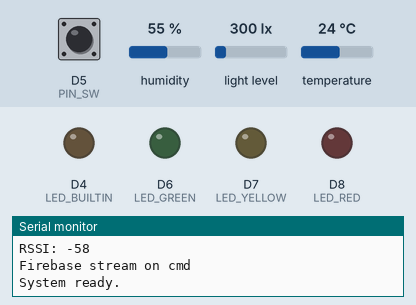
The program below on a simulated ESP8266 (NodeMCU). Parts: output pins drawn as LEDs (lit = HIGH, except the on-board LED, lit = LOW), the last lines printed to the serial monitor. Inputs (shaded band) come from the test bench; at power-on: D5 (PIN_SW) HIGH, humidity 55 %, light level 300 lx, temperature 24 °C. WiFi joins after 1.5 s; servers stay silent unless stated.

Above: at 2.8 s.
2.9 s: D5 (PIN_SW) pulled LOW for 1 s
At 3.3 s:
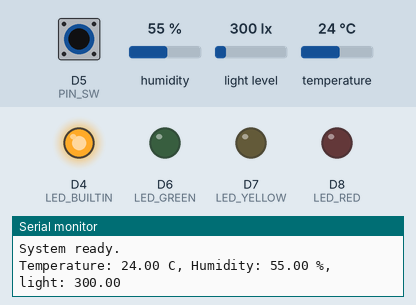
8.4 s: D5 (PIN_SW) pulled LOW for 3.2 s
At 12.2 s:
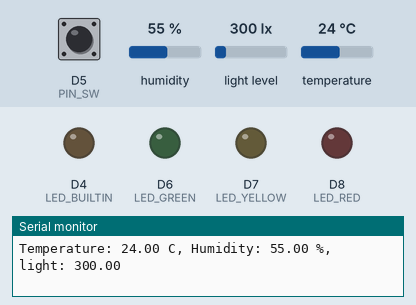
Timing chart, 0 to 13.7 s (numbered marks = the images above; inputs shaded):
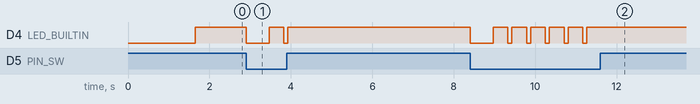

The program:

main.cpp
```cpp
/*
Google Firebase control and monitoring
* Control led:
  - cmd/LedGreen
  - cmd/LedRed
  - cmd/LedYellow
* Receive sensor data
  - data/humidity
  - data/temperature
  - data/light
*/
#include <Arduino.h>
#include <Ticker.h>
#if defined(ESP32)
  #include <WiFi.h>
#elif defined(ESP8266)
  #include <ESP8266WiFi.h>
#endif
#include <Wire.h>
#include "BH1750.h"
#include "DHTesp.h" // Click here to get the library: http://librarymanager/All#DHTesp
#include "firebase.h"
#include "device.h"

const char* ssid = "Steff-IoT";
const char* password = "steffiot123";

Ticker timerPublish, ledOff;
DHTesp dht;
BH1750 lightMeter;

void WifiConnect();
void onSendSensor();

void setup() {
  Serial.begin(115200);
  pinMode(LED_BUILTIN, OUTPUT);
  pinMode(LED_RED, OUTPUT);
  pinMode(LED_GREEN, OUTPUT);
#if defined(ESP8266)
  pinMode(LED_YELLOW, OUTPUT);
#endif
  pinMode(PIN_SW, INPUT_PULLUP);
  dht.setup(PIN_DHT, DHTesp::DHT11);
  Wire.begin(PIN_SDA, PIN_SCL);
  lightMeter.begin(BH1750::CONTINUOUS_HIGH_RES_MODE, 0x23, &Wire);

  WifiConnect();
  Firebase_Init("cmd");
  Serial.println("System ready.");
  digitalWrite(LED_BUILTIN, LED_BUILTIN_OFF);
}

void loop() {
  if (digitalRead(PIN_SW)==0)
  {
    onSendSensor();
  }
}

void onSendSensor()
{
  digitalWrite(LED_BUILTIN, LED_BUILTIN_ON);
  float humidity = dht.getHumidity();
  float temperature = dht.getTemperature();
  float lux = lightMeter.readLightLevel();
  if (dht.getStatus()==DHTesp::ERROR_NONE)
  {
    Serial.printf("Temperature: %.2f C, Humidity: %.2f %%, light: %.2f\n",
      temperature, humidity, lux);
    Firebase.RTDB.setFloat(&fbdo, "/data/temperature", temperature);
    Firebase.RTDB.setFloat(&fbdo, "/data/humidity", humidity);
  }
  else
    Serial.printf("Light: %.2f lx\n", lux);

  Firebase.RTDB.setFloat(&fbdo, "/data/light", lux);

  ledOff.once_ms(100, [](){
      digitalWrite(LED_BUILTIN, LED_BUILTIN_OFF);
  });
}

void onFirebaseStream(FirebaseStream data)
{
  Serial.printf("onFirebaseStream: %s %s %s %s\n", data.streamPath().c_str(),
    data.dataPath().c_str(), data.dataType().c_str(), data.stringData().c_str());

  if (data.dataType()=="int")
  {
    String strDev = data.dataPath().substring(1);
    byte nValue = data.stringData().charAt(0)-'0';
    Serial.printf("Device: %s -> %d\n", strDev.c_str(), nValue);

    if (nValue>=0 && nValue<=1)
    {
      if (strDev=="LedRed")
        digitalWrite(LED_RED, nValue);
      if (strDev=="LedGreen")
        digitalWrite(LED_GREEN, nValue);
    #ifdef ESP8266
      if (strDev=="LedYellow")
        digitalWrite(LED_YELLOW, nValue);
    #endif
    }
  }
}

void WifiConnect()
{
  WiFi.mode(WIFI_STA);
  WiFi.begin(ssid, password);
  while (WiFi.waitForConnectResult() != WL_CONNECTED) {
    Serial.println("Connection Failed! Rebooting...");
    delay(5000);
    ESP.restart();
  }
  Serial.print("System connected with IP address: ");
  Serial.println(WiFi.localIP());
  Serial.printf("RSSI: %d\n", WiFi.RSSI());
}
```

device.h
```cpp
#if defined(ESP8266)
  #define PIN_SW     D5
  #define PIN_SCL    D1
  #define PIN_SDA    D2
  #define PIN_DHT    D3
  #define PIN_SW     D5
  #define LED_GREEN  D6
  #define LED_YELLOW D7
  #define LED_RED    D8
#elif defined(ESP32)
  #if !defined(LED_BUILTIN) // ESP32Cam
    #define LED_BUILTIN 33
  #endif
  #define LED_FLASH   4
  #define LED_RED     2
  // #define LED_YELLOW 12
  #define LED_GREEN  12
  #define PIN_SW      0
  #define PIN_DHT    13 // pin 2, 12: program failed, 16: dht read error
  #define PIN_SDA    14
  #define PIN_SCL    15
#endif

#define LED_BUILTIN_ON  0
#define LED_BUILTIN_OFF 1

#define LED_ON  1
#define LED_OFF 0
```

firebase.h
```cpp
#ifndef __FIREBASE_H__
#define __FIREBASE_H__
#include <Firebase_ESP_Client.h>
//Define FirebaseESP8266 data object
extern FirebaseData fbdo;

void Firebase_Init(const String& streamPath);
void onFirebaseStream(FirebaseStream data);
void onFirebaseStreamTimeout(bool timeout);

#endif
```

firebase.cpp
```cpp
#include "firebase.h"

// change this with your google firebase realtime database
#define FIREBASE_HOST "https://ce-binus-iot-course-default-rtdb.asia-southeast1.firebasedatabase.app/"
#define FIREBASE_AUTH "Du6OLGVeZMdhMce3NFlnh4V7JYFTXM6S1el4U5pH"

FirebaseData fbdo;
FirebaseConfig fbConfig;
FirebaseData fbdoStream;

void Firebase_Init(const String& streamPath)
{
  FirebaseAuth fbAuth;
  fbConfig.host = FIREBASE_HOST;
  fbConfig.signer.tokens.legacy_token = FIREBASE_AUTH;
  Firebase.begin(&fbConfig, &fbAuth);
  Firebase.reconnectWiFi(true);

#if defined(ESP8266)
  //Set the size of WiFi rx/tx buffers in the case where we want to work with large data.
  fbdo.setBSSLBufferSize(2*1024, 1024);
#endif

  //Set the size of HTTP response buffers in the case where we want to work with large data.
  fbdo.setResponseSize(1024);

  //Set database read timeout to 1 minute (max 15 minutes)
  // Firebase.RTDB.setReadTimeout(&fbdo, 1000 * 60);
  //tiny, small, medium, large and unlimited.
  //Size and its write timeout e.g. tiny (1s), small (10s), medium (30s) and large (60s).
  Firebase.RTDB.setwriteSizeLimit(&fbdo, "small");

  //optional, set the decimal places for float and double data to be stored in database
  // Firebase.setFloatDigits(2);
  // Firebase.setDoubleDigits(6);
  while (!Firebase.ready())
  {
    Serial.println("Connecting to firebase...");
    delay(1000);
  }
  String path = streamPath;
  if (Firebase.RTDB.beginStream(&fbdoStream, path.c_str()))
  {
    Serial.println("Firebase stream on "+ path);
    Firebase.RTDB.setStreamCallback(&fbdoStream, onFirebaseStream, onFirebaseStreamTimeout);
  }
  else
    Serial.println("Firebase stream failed: "+fbdoStream.errorReason());
}

void onFirebaseStreamTimeout(bool timeout)
{
  // Serial.printf("Firebase stream timeout: %d\n", timeout);
}
```

Measured:
- after the input at 2.9 s, D4 (LED_BUILTIN): HIGH → LOW at once, → HIGH 0.56 s later, → LOW 0.36 s later, → HIGH 0.10 s later
- after the input at 8.4 s, D4 (LED_BUILTIN): HIGH → LOW at once, then repeats every 0.46 s: HIGH 0.36 s, LOW 0.10 s, until it stays HIGH from 11.3 s
